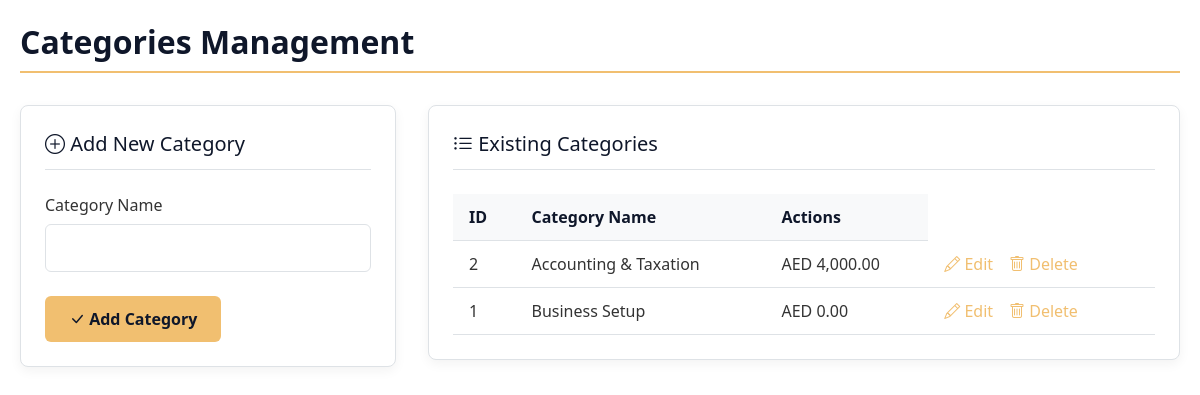
The app's page /admin/categories1.php with its own data.
### tables this page shows
CREATE TABLE `categories` (
  `cat_id` int(11) NOT NULL,
  `cat_title` varchar(255) NOT NULL,
  `cat_price` decimal(10,2) DEFAULT 0.00
);

### admin/functions.php (the view, shortened to what this page needs)
<?php
function findAllCategories() {
    global $connection;
    $query = "SELECT * FROM categories ORDER BY cat_id DESC";
    $select_all_categories_query = mysqli_query($connection, $query);
    while($row = mysqli_fetch_assoc($select_all_categories_query)) {
        $cat_id = $row['cat_id'];
        $cat_title = $row['cat_title'];
        $cat_price = isset($row['cat_price']) ? number_format($row['cat_price'], 2) : '0.00';
        echo "<tr>";
        echo "<td>{$cat_id}</td>";
        echo "<td>{$cat_title}</td>";
        echo "<td>AED " . $cat_price . "</td>";
        echo "<td class='action-links'>";
        echo "<a href='categories.php?edit={$cat_id}'><i class='bi bi-pencil'></i> Edit</a>";
        echo "<a href='' data-bs-toggle='modal' data-bs-target='#confirmDeleteModalCategory' data-id='{$cat_id}' data-name='{$cat_title}' onclick='setDeleteId({$cat_id}, \"{$cat_title}\")'><i class='bi bi-trash'></i> Delete</a>";
        echo "</td>";
        echo "</tr>";
    }
}
?>

### admin/categories1.php (style rules this page uses)
:root { --dark-blue: #0f172a; --medium-blue: #1e293b; --light-blue: #334155; --gold: #f1bf70; --light-gold: #f8d7a4; --text: #333333; --muted: #666666; --light-bg: #f8f9fa; --border: #dee2e6; }
* { margin: 0; padding: 0; box-sizing: border-box; font-family: 'Segoe UI', Tahoma, Geneva, Verdana, sans-serif; }
body { background-color: white; color: var(--text); min-height: 100vh; padding: 20px; }
th, td { padding: 0.75rem 1rem; text-align: left; border-bottom: 1px solid var(--border); }
.action-links a { color: var(--gold); text-decoration: none; margin-right: 1rem; transition: color 0.3s; }

### records on screen
categories: cat_id "2", cat_title "Accounting & Taxation", cat_price "4,000.00"
categories: cat_id "1", cat_title "Business Setup", cat_price "0.00"
